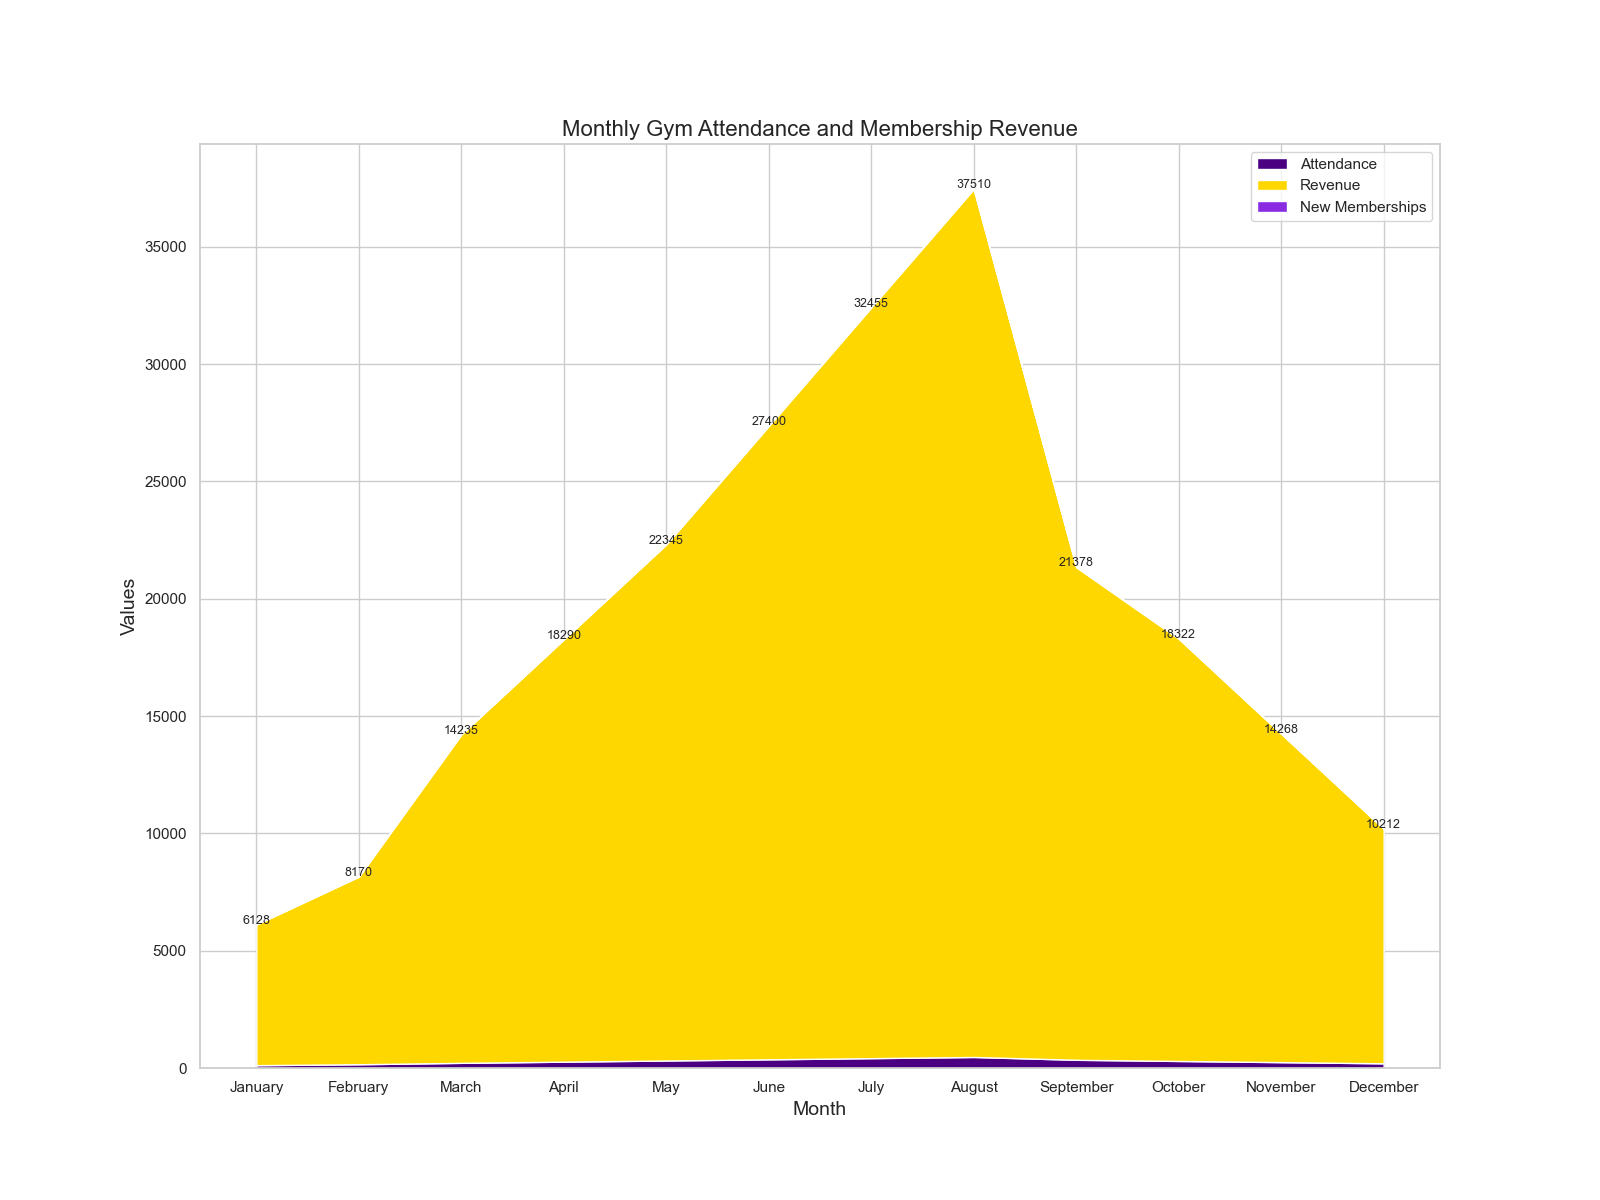

The script that drew this image:

import seaborn as sns
import pandas as pd
import matplotlib.pyplot as plt

# Define the data
data = {
    "Month": ["January", "February", "March", "April", "May", "June", 
              "July", "August", "September", "October", "November", "December"],
    "Attendance": [120, 160, 220, 270, 320, 370, 420, 470, 350, 300, 250, 200],
    "Revenue": [6000, 8000, 14000, 18000, 22000, 27000, 32000, 37000, 21000, 18000, 14000, 10000],
    "New Memberships": [8, 10, 15, 20, 25, 30, 35, 40, 28, 22, 18, 12]
}

# Create a DataFrame
df = pd.DataFrame(data)

# Set the index to 'Month'
df.set_index('Month', inplace=True)

# Plot the data
sns.set(style="whitegrid")
plt.figure(figsize=(16, 12))
plt.stackplot(df.index, df["Attendance"], df["Revenue"], df["New Memberships"], 
              colors=['#4B0082', '#FFD700', '#8A2BE2'], 
              labels=['Attendance', 'Revenue', 'New Memberships'])
plt.legend(loc='upper right')
plt.title('Monthly Gym Attendance and Membership Revenue', fontsize=16)
plt.xlabel('Month', fontsize=14)
plt.ylabel('Values', fontsize=14)

# Adding Annotations/Labels
for i, row in df.iterrows():
    plt.text(df.index.get_loc(i), row.sum(), str(row.sum()), fontsize=9, horizontalalignment='center')

plt.show()
